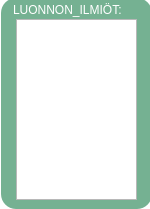
<?xml version="1.0" encoding="UTF-8"?>
<ui version="4.0">
 <class>Element</class>
 <widget class="QWidget" name="Element">
  <property name="geometry">
   <rect>
    <x>0</x>
    <y>0</y>
    <width>150</width>
    <height>209</height>
   </rect>
  </property>
  <property name="acceptDrops">
   <bool>true</bool>
  </property>
  <property name="windowTitle">
   <string>Form</string>
  </property>
  <property name="styleSheet">
   <string notr="true">QWidget#Element{ background-color: transparent;}
QFrame#frame{ background-color: rgba(21,122,69,150); border-radius: 15px; }</string>
  </property>
  <widget class="QFrame" name="frame">
   <property name="geometry">
    <rect>
     <x>1</x>
     <y>-2</y>
     <width>151</width>
     <height>211</height>
    </rect>
   </property>
   <property name="frameShape">
    <enum>QFrame::StyledPanel</enum>
   </property>
   <property name="frameShadow">
    <enum>QFrame::Raised</enum>
   </property>
   <widget class="QLabel" name="label">
    <property name="geometry">
     <rect>
      <x>12</x>
      <y>2</y>
      <width>111</width>
      <height>20</height>
     </rect>
    </property>
    <property name="text">
     <string>&lt;html&gt;&lt;head/&gt;&lt;body&gt;&lt;p&gt;&lt;span style=&quot; color:#ffffff;&quot;&gt;LUONNON_ILMIÖT:&lt;/span&gt;&lt;/p&gt;&lt;/body&gt;&lt;/html&gt;</string>
    </property>
   </widget>
   <widget class="QListWidget" name="ElementListWidget">
    <property name="geometry">
     <rect>
      <x>15</x>
      <y>21</y>
      <width>121</width>
      <height>181</height>
     </rect>
    </property>
    <property name="mouseTracking">
     <bool>true</bool>
    </property>
   </widget>
  </widget>
 </widget>
 <resources/>
 <connections/>
</ui>
